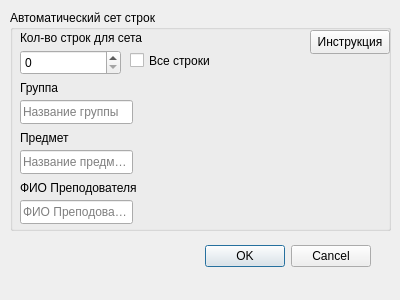
<?xml version="1.0" encoding="UTF-8"?>
<ui version="4.0">
 <class>SetColumnTableDilog</class>
 <widget class="QDialog" name="SetColumnTableDilog">
  <property name="geometry">
   <rect>
    <x>0</x>
    <y>0</y>
    <width>400</width>
    <height>300</height>
   </rect>
  </property>
  <property name="windowTitle">
   <string>Dialog</string>
  </property>
  <widget class="QDialogButtonBox" name="buttonBox">
   <property name="geometry">
    <rect>
     <x>30</x>
     <y>240</y>
     <width>341</width>
     <height>32</height>
    </rect>
   </property>
   <property name="orientation">
    <enum>Qt::Orientation::Horizontal</enum>
   </property>
   <property name="standardButtons">
    <set>QDialogButtonBox::StandardButton::Cancel|QDialogButtonBox::StandardButton::Ok</set>
   </property>
  </widget>
  <widget class="QGroupBox" name="groupBox">
   <property name="geometry">
    <rect>
     <x>10</x>
     <y>10</y>
     <width>381</width>
     <height>221</height>
    </rect>
   </property>
   <property name="title">
    <string>Автоматический сет строк</string>
   </property>
   <widget class="QSpinBox" name="spinBox">
    <property name="geometry">
     <rect>
      <x>10</x>
      <y>40</y>
      <width>101</width>
      <height>25</height>
     </rect>
    </property>
   </widget>
   <widget class="QLabel" name="label">
    <property name="geometry">
     <rect>
      <x>10</x>
      <y>20</y>
      <width>181</width>
      <height>16</height>
     </rect>
    </property>
    <property name="text">
     <string>Кол-во строк для сета</string>
    </property>
   </widget>
   <widget class="QLabel" name="label_2">
    <property name="geometry">
     <rect>
      <x>10</x>
      <y>70</y>
      <width>49</width>
      <height>16</height>
     </rect>
    </property>
    <property name="text">
     <string>Группа</string>
    </property>
   </widget>
   <widget class="QLabel" name="label_3">
    <property name="geometry">
     <rect>
      <x>10</x>
      <y>120</y>
      <width>49</width>
      <height>16</height>
     </rect>
    </property>
    <property name="text">
     <string>Предмет</string>
    </property>
   </widget>
   <widget class="QLineEdit" name="lineEditGrouo">
    <property name="geometry">
     <rect>
      <x>10</x>
      <y>90</y>
      <width>113</width>
      <height>24</height>
     </rect>
    </property>
    <property name="placeholderText">
     <string>Название группы</string>
    </property>
   </widget>
   <widget class="QLineEdit" name="lineEditPredmet">
    <property name="geometry">
     <rect>
      <x>10</x>
      <y>140</y>
      <width>113</width>
      <height>24</height>
     </rect>
    </property>
    <property name="placeholderText">
     <string>Название предмета</string>
    </property>
   </widget>
   <widget class="QLabel" name="label_4">
    <property name="geometry">
     <rect>
      <x>10</x>
      <y>170</y>
      <width>131</width>
      <height>16</height>
     </rect>
    </property>
    <property name="text">
     <string>ФИО Преподователя</string>
    </property>
   </widget>
   <widget class="QLineEdit" name="lineEditTeacher">
    <property name="geometry">
     <rect>
      <x>10</x>
      <y>190</y>
      <width>113</width>
      <height>24</height>
     </rect>
    </property>
    <property name="placeholderText">
     <string>ФИО Преподователя</string>
    </property>
   </widget>
   <widget class="QCheckBox" name="checkBox">
    <property name="geometry">
     <rect>
      <x>120</x>
      <y>40</y>
      <width>111</width>
      <height>21</height>
     </rect>
    </property>
    <property name="text">
     <string>Все строки</string>
    </property>
   </widget>
   <widget class="QPushButton" name="btnHelp">
    <property name="geometry">
     <rect>
      <x>300</x>
      <y>20</y>
      <width>80</width>
      <height>24</height>
     </rect>
    </property>
    <property name="text">
     <string>Инструкция</string>
    </property>
   </widget>
  </widget>
 </widget>
 <resources/>
 <connections>
  <connection>
   <sender>buttonBox</sender>
   <signal>accepted()</signal>
   <receiver>SetColumnTableDilog</receiver>
   <slot>accept()</slot>
   <hints>
    <hint type="sourcelabel">
     <x>248</x>
     <y>254</y>
    </hint>
    <hint type="destinationlabel">
     <x>157</x>
     <y>274</y>
    </hint>
   </hints>
  </connection>
  <connection>
   <sender>buttonBox</sender>
   <signal>rejected()</signal>
   <receiver>SetColumnTableDilog</receiver>
   <slot>reject()</slot>
   <hints>
    <hint type="sourcelabel">
     <x>316</x>
     <y>260</y>
    </hint>
    <hint type="destinationlabel">
     <x>286</x>
     <y>274</y>
    </hint>
   </hints>
  </connection>
 </connections>
</ui>
